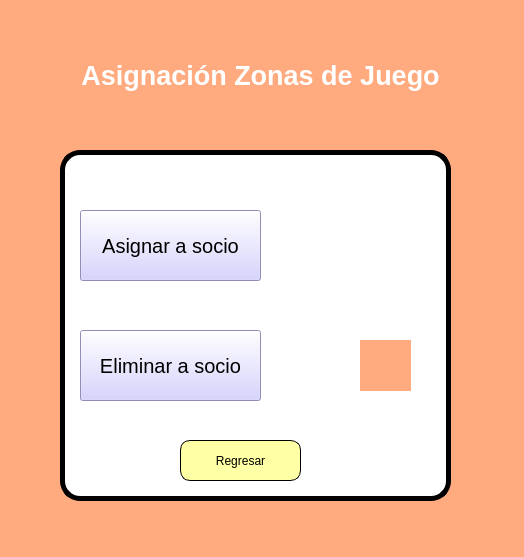
<?xml version="1.0" encoding="UTF-8"?>
<ui version="4.0">
 <class>MainWindow</class>
 <widget class="QMainWindow" name="MainWindow">
  <property name="geometry">
   <rect>
    <x>0</x>
    <y>0</y>
    <width>524</width>
    <height>557</height>
   </rect>
  </property>
  <property name="windowTitle">
   <string>MainWindow</string>
  </property>
  <property name="styleSheet">
   <string notr="true">background-color: rgb(255, 170, 127);</string>
  </property>
  <widget class="QWidget" name="centralwidget">
   <widget class="QLabel" name="label">
    <property name="geometry">
     <rect>
      <x>0</x>
      <y>0</y>
      <width>521</width>
      <height>151</height>
     </rect>
    </property>
    <property name="font">
     <font>
      <pointsize>16</pointsize>
      <italic>false</italic>
     </font>
    </property>
    <property name="toolTip">
     <string>&lt;html&gt;&lt;head/&gt;&lt;body&gt;&lt;p&gt;&lt;br/&gt;&lt;/p&gt;&lt;/body&gt;&lt;/html&gt;</string>
    </property>
    <property name="text">
     <string>&lt;html&gt;&lt;head/&gt;&lt;body&gt;&lt;p align=&quot;center&quot;&gt;&lt;span style=&quot; font-size:20pt; font-weight:600; color:#ffffff;&quot;&gt;Asignación Zonas de Juego&lt;/span&gt;&lt;/p&gt;&lt;/body&gt;&lt;/html&gt;</string>
    </property>
   </widget>
   <widget class="QLabel" name="label_6">
    <property name="geometry">
     <rect>
      <x>60</x>
      <y>150</y>
      <width>391</width>
      <height>351</height>
     </rect>
    </property>
    <property name="styleSheet">
     <string notr="true">background-color: rgb(255, 255, 255);
border-radius: 20px;
border: 5px solid black;</string>
    </property>
    <property name="text">
     <string/>
    </property>
   </widget>
   <widget class="QPushButton" name="asignarBoton">
    <property name="geometry">
     <rect>
      <x>80</x>
      <y>210</y>
      <width>181</width>
      <height>71</height>
     </rect>
    </property>
    <property name="font">
     <font>
      <pointsize>15</pointsize>
     </font>
    </property>
    <property name="styleSheet">
     <string notr="true">background-color: rgb(203, 198, 255);</string>
    </property>
    <property name="text">
     <string>Asignar a socio</string>
    </property>
   </widget>
   <widget class="QLabel" name="label_3">
    <property name="geometry">
     <rect>
      <x>300</x>
      <y>190</y>
      <width>101</width>
      <height>101</height>
     </rect>
    </property>
    <property name="styleSheet">
     <string notr="true">background-color: rgb(255, 255, 255);</string>
    </property>
    <property name="text">
     <string/>
    </property>
    <property name="pixmap">
     <pixmap>../imagenes/asignImagen.png</pixmap>
    </property>
    <property name="scaledContents">
     <bool>true</bool>
    </property>
   </widget>
   <widget class="QPushButton" name="eliminarBoton">
    <property name="geometry">
     <rect>
      <x>80</x>
      <y>330</y>
      <width>181</width>
      <height>71</height>
     </rect>
    </property>
    <property name="font">
     <font>
      <pointsize>15</pointsize>
     </font>
    </property>
    <property name="styleSheet">
     <string notr="true">background-color: rgb(203, 198, 255);</string>
    </property>
    <property name="text">
     <string>Eliminar a socio</string>
    </property>
   </widget>
   <widget class="QLabel" name="label_4">
    <property name="geometry">
     <rect>
      <x>360</x>
      <y>340</y>
      <width>51</width>
      <height>51</height>
     </rect>
    </property>
    <property name="styleSheet">
     <string notr="true"/>
    </property>
    <property name="text">
     <string/>
    </property>
    <property name="pixmap">
     <pixmap>../imagenes/eliminarSocioImagen.jpg</pixmap>
    </property>
    <property name="scaledContents">
     <bool>true</bool>
    </property>
   </widget>
   <widget class="QLabel" name="label_5">
    <property name="geometry">
     <rect>
      <x>270</x>
      <y>310</y>
      <width>101</width>
      <height>101</height>
     </rect>
    </property>
    <property name="styleSheet">
     <string notr="true">background-color: rgb(255, 255, 255);</string>
    </property>
    <property name="text">
     <string/>
    </property>
    <property name="pixmap">
     <pixmap>../imagenes/zonaImagen.png</pixmap>
    </property>
    <property name="scaledContents">
     <bool>true</bool>
    </property>
   </widget>
   <widget class="QPushButton" name="btn_regresar">
    <property name="geometry">
     <rect>
      <x>180</x>
      <y>440</y>
      <width>121</width>
      <height>41</height>
     </rect>
    </property>
    <property name="toolTip">
     <string>&lt;html&gt;&lt;head/&gt;&lt;body&gt;&lt;p&gt;&lt;span style=&quot; color:#ffffff;&quot;&gt;Login&lt;/span&gt;&lt;/p&gt;&lt;/body&gt;&lt;/html&gt;</string>
    </property>
    <property name="styleSheet">
     <string notr="true">font: 11pt &quot;MS Shell Dlg 2&quot;;
background-color: rgb(255, 255, 165);
border-radius:10px;
border: 1px solid black;</string>
    </property>
    <property name="text">
     <string>Regresar</string>
    </property>
   </widget>
   <zorder>label</zorder>
   <zorder>label_6</zorder>
   <zorder>asignarBoton</zorder>
   <zorder>label_3</zorder>
   <zorder>eliminarBoton</zorder>
   <zorder>label_5</zorder>
   <zorder>label_4</zorder>
   <zorder>btn_regresar</zorder>
  </widget>
 </widget>
 <resources/>
 <connections/>
</ui>
